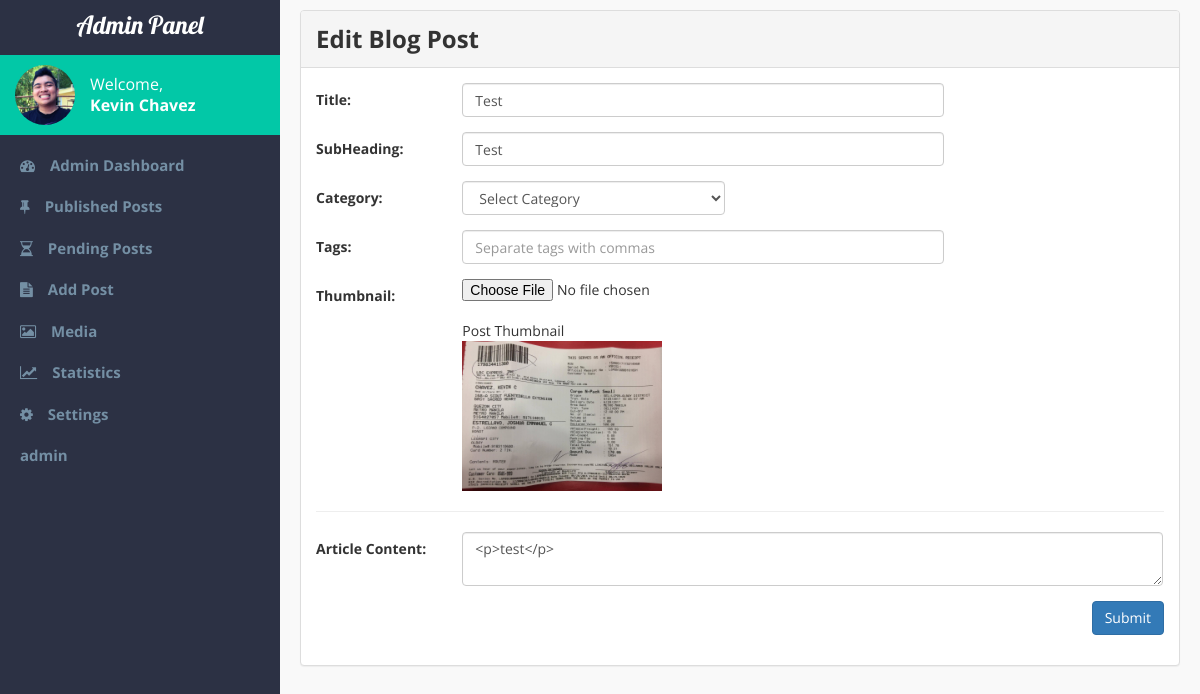
The page /admin-pages/edit-entry.php?id=34 (signed in) on the database its author committed.
### tables this page shows
CREATE TABLE `blog_post` (
  `blog_id` int(11) NOT NULL,
  `title` varchar(100) NOT NULL,
  `subheading` varchar(255) DEFAULT NULL,
  `thumbnail` varchar(255) NOT NULL,
  `article` text NOT NULL,
  `meta_desc` varchar(155) DEFAULT NULL,
  `author_id` int(11) NOT NULL,
  `date_created` varchar(255) NOT NULL,
  `time_created` varchar(255) NOT NULL,
  `date_published` varchar(255) DEFAULT NULL,
  `time_published` varchar(255) DEFAULT NULL,
  `month_published` varchar(255) DEFAULT NULL,
  `year_published` varchar(255) DEFAULT NULL,
  `featured` tinyint(1) DEFAULT NULL,
  `enabled` tinyint(1) DEFAULT NULL,
  `comment_id` int(11) NOT NULL,
  `comments_enabled` tinyint(1) DEFAULT NULL,
  `comments_count` int(11) DEFAULT NULL,
  `views` int(11) DEFAULT NULL,
  `date_modified` varchar(255) DEFAULT NULL,
  `time_modified` varchar(255) DEFAULT NULL,
  `category_id` int(11) NOT NULL,
  `approved` tinyint(1) NOT NULL,
  `denied` tinyint(1) DEFAULT NULL,
  `admin_remarks` text
);

### admin-pages/admin-panel.php (the view, shortened to what this page needs)
<?php
	function show_category() {
		require '../connection.php';
		$sql = "SELECT name
				FROM blog_categories ORDER BY name ASC";
		$result = mysqli_query($con,$sql);
		if (mysqli_num_rows($result) > 0) {
			echo "<select class='form-control' name='category' required>
				  <option value='' disabled selected>Select Category</option>
				 ";
			echo "</select>";
		}
	}
 ?>
<!DOCTYPE html>
<html>
<head>
	<?php require_once $_SERVER['DOCUMENT_ROOT'].'/capstone2/admin-pages/admin-links.php' ?>
</head>
<body>
	<div class='main-container'>
		<?php require_once $_SERVER['DOCUMENT_ROOT'].'/capstone2/admin-pages/admin-sidebar.php' ?>
		<div id='main-content' class='clearfix'>
			<?php display_content(); ?>
		</div>
	</div>
</body>
</html>

### admin-pages/edit-entry.php (shortened to what this page needs)
<?php
	function display_content() {
			require $_SERVER['DOCUMENT_ROOT'].'/capstone2/connection.php';
			mysqli_set_charset($con,'utf8');
			$get_id = $_GET['id'];
			$sql = "SELECT * FROM blog_post
					JOIN users ON(users.user_id = blog_post.author_id)
					JOIN blog_categories ON(blog_categories.category_id = blog_post.category_id)
					WHERE blog_id = '$get_id'";
			$result = mysqli_query($con,$sql);
			$row = mysqli_fetch_assoc($result);
			extract($row);
					$sql1 = "SELECT username from users
							WHERE user_id = '$user_id'";
					$result1 = mysqli_query($con,$sql1);
					$row1 = mysqli_fetch_assoc($result1);
					extract($row1);
					$sql2 = "SELECT name from blog_categories
								WHERE category_id = '$category_id'";
					$result2 = mysqli_query($con,$sql2);
					$row2 = mysqli_fetch_assoc($result2);
					extract($row2);
				?>
		<div id='edit-posts'>
			<div class="panel panel-default">
			  	<div class="panel-heading"><h3>Edit Blog Post</h3></div>
			  	<div class="panel-body">
				  	<form method="POST" class='form-horizontal' enctype='multipart/form-data'>
							<div class='form-group'>
								<label class='control-label col-sm-2'>Title: </label>
								<div class='col-sm-7'>
									<input type='text' name='title'  class='form-control' value='<?php echo $title ?>' required>
								</div>
							</div>
							<div class='form-group'>
								<label class='control-label col-sm-2'>SubHeading: </label>
								<div class='col-sm-7'>
									<input type='text' name='subheading'  class='form-control' value='<?php echo $subheading ?>' required>
								</div>
							</div>
							<div class='form-group'>
								<label class='control-label col-sm-2'>Category: </label>
								<div class='col-sm-4'>
									<?php show_category(); ?>
								</div>
							</div>
							<div class='form-group'>
								<label class='control-label col-sm-2'>Tags: </label>
								<div class='col-sm-7'>
									<input type='text' name='tags'  class='form-control' placeholder='Separate tags with commas' required>
								</div>
							</div>
							<div class='form-group'>
								<label class='control-label col-sm-2'>Thumbnail: </label>
								<div class='col-sm-4'>
									<input type='file' name='thumbnail' required><br>
									<figure>
										<figcaption>Post Thumbnail</figcaption>
										<img class='preview-thumb' src='<?php echo '../capstone2/'.$thumbnail ?>'>
									</figure>
								</div>
							</div>
							<hr>
							<div class='form-group'>
								<label class='control-label col-sm-2'>Article Content: </label>
								<div class='col-sm-10'>
									<textarea class='tinymce form-control' name='article_content'><?php echo $article ?></textarea>
								</div>
							</div>
							<div class='form-group'>
								<div class='col-sm-12'>
								<input type='submit' class='btn btn-primary float-right' name='update_post'>
								</div>
							</div>
					</form>
				</div>
		  	</div>
	  	</div>
		<?php
	}
	require_once $_SERVER['DOCUMENT_ROOT'].'/capstone2/admin-pages/admin-panel.php';
?>

### admin-pages/admin-panel.css (style rules this page uses)
* { box-sizing: border-box; }
.main-container { height: 100%; width: 100%; box-shadow: 0 1px 2px 0 rgba(0,0,0,0.16),0 1px 5px 0 rgba(0,0,0,0.12); padding: 0; font-family: 'Open Sans'; }
.clearfix:after { content: "."; display: block; clear: both; visibility: hidden; line-height: 0; height: 0; margin: 0; padding: 0; }
#main-content { background-color: #f9f9f9; padding: 10px 20px; margin-left: 280px; height: 100vh; }
.float-right { float: right; }
h1, h2, h3, h4, h5, h6 { margin: 5px 0; font-weight: 700; }
.preview-thumb { width: 200px; }
.form-horizontal .control-label { text-align: left; }
.col-sm-10 { width: 83.25%; }

### rows shown on the page
blog_post: title "Test", subheading "Test", thumbnail (picture), article_content "<p>test</p>"

### other values the page prints
$_SESSION['firstname'] "Kevin"
$_SESSION['lastname'] "Chavez"
$_SESSION['username'] "admin"
